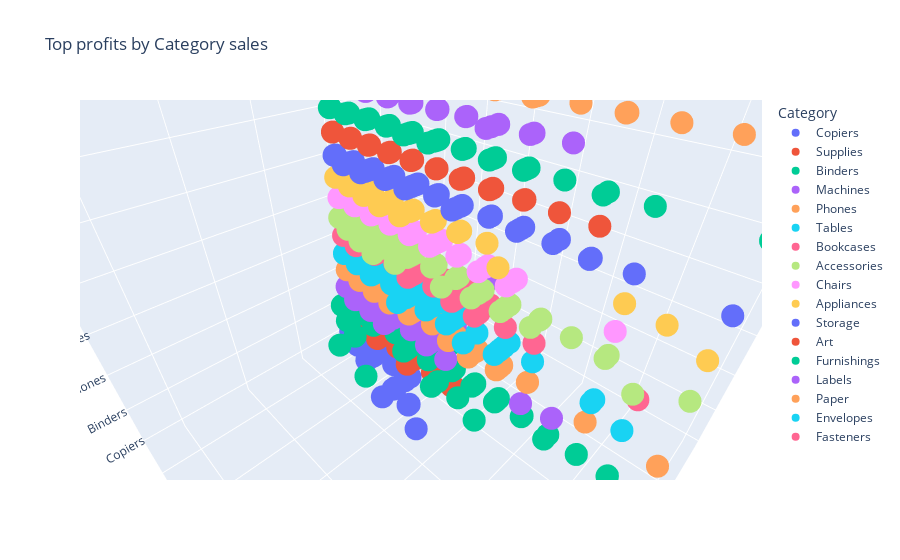

Here is the notebook cell this chart was saved with:
### Code cell
fig = px.scatter_3d(df_topsales, x='Profit', y='Quantity', z='Category',
                    title='Top profits by Category sales',color='Category')
fig.show()

### Figure 1 — Plotly figure (JSON) as saved in the notebook; plotly's stock layout.template omitted (floating-point values rounded to 4 significant figures; data arrays with more than 128 entries replaced by an {"elided": "..."} marker saying what was removed)
{"data": [{"hovertemplate": "Category=%{z}<br>Profit=%{x}<br>Quantity=%{y}<extra></extra>", "legendgroup": "Copiers", "marker": {"color": "#636efa", "symbol": "circle"}, "mode": "markers", "name": "Copiers", "scene": "scene", "showlegend": true, "type": "scatter3d", "x": [6720.0, 1050.0, 1480.0, 1380.0, 1008.0, 945.0, 945.0, 840.0, 702.0, 450.0, 375.0, 435.0, 435.0, 225.0, 378.0, 450.0, 336.0, 330.0, 216.0, 90, 162.0, 60, 60, 165, 90], "y": [4, 6, 7, 5, 6, 5, 5, 5, 3, 5, 3, 3, 3, 5, 2, 2, 2, 2, 4, 2, 3, 2, 2, 1, 1], "z": ["Copiers", "Copiers", "Copiers", "Copiers", "Copiers", "Copiers", "Copiers", "Copiers", "Copiers", "Copiers", "Copiers", "Copiers", "Copiers", "Copiers", "Copiers", "Copiers", "Copiers", "Copiers", "Copiers", "Copiers", "Copiers", "Copiers", "Copiers", "Copiers", "Copiers"]}, {"hovertemplate": "Category=%{z}<br>Profit=%{x}<br>Quantity=%{y}<extra></extra>", "legendgroup": "Supplies", "marker": {"color": "#EF553B", "symbol": "circle"}, "mode": "markers", "name": "Supplies", "scene": "scene", "showlegend": true, "type": "scatter3d", "x": [327.5, 196.5, -299.8, 28.97, 14.42, 4.77, 4.77, 11.59, -34.76, 31.93, 28.22, 25, 18.45, 1.93, 15.96, 1.55, 13.3, 13.37, 3.6, 5.92, 13.69, 12.43, 11.08, 11.8, 4.4, 10.52, 4.23, 8.67, 9.22, 9.26, 8.02, 8.02, 0.86, 8.24, 7.27, 8.1, 7.39, 0.52, 7.61, 7.61, 6.15, 5.32, 4.97, -4.18, 5.17, 5.07, 4.34, 0.16, 4.5, -3.26, 3.63, -2.6, 3.69, 0.39, 0.12, 3.29, 3.29, 0.96, 2.23, 0.15, 0.15, 2.19, 2.19, 2.19, 0.51, 0.06, 1.87, 0.7, 0.73], "y": [5, 3, 2, 5, 2, 2, 2, 2, 2, 7, 7, 5, 6, 5, 6, 4, 5, 5, 7, 7, 3, 5, 6, 5, 6, 2, 5, 4, 3, 4, 3, 3, 3, 5, 2, 3, 4, 7, 3, 3, 2, 2, 2, 7, 3, 2, 2, 4, 4, 2, 1, 5, 2, 1, 3, 2, 3, 2, 1, 2, 2, 2, 2, 2, 1, 2, 3, 2, 2], "z": ["Supplies", "Supplies", "Supplies", "Supplies", "Supplies", "Supplies", "Supplies", "Supplies", "Supplies", "Supplies", "Supplies", "Supplies", "Supplies", "Supplies", "Supplies", "Supplies", "Supplies", "Supplies", "Supplies", "Supplies", "Supplies", "Supplies", "Supplies", "Supplies", "Supplies", "Supplies", "Supplies", "Supplies", "Supplies", "Supplies", "Supplies", "Supplies", "Supplies", "Supplies", "Supplies", "Supplies", "Supplies", "Supplies", "Supplies", "Supplies", "Supplies", "Supplies", "Supplies", "Supplies", "Supplies", "Supplies", "Supplies", "Supplies", "Supplies", "Supplies", "Supplies", "Supplies", "Supplies", "Supplies", "Supplies", "Supplies", "Supplies", "Supplies", "Supplies", "Supplies", "Supplies", "Supplies", "Supplies", "Supplies", "Supplies", "Supplies", "Supplies", "Supplies", "Supplies"]}, {"hovertemplate": "Category=%{z}<br>Profit=%{x}<br>Quantity=%{y}<extra></extra>", "legendgroup": "Binders", "marker": {"color": "#00cc96", "symbol": "circle"}, "mode": "markers", "name": "Binders", "scene": "scene", "showlegend": true, "type": "scatter3d", "x": {"elided": "471 float values"}, "y": {"elided": "471 int values"}, "z": {"elided": "471 str values"}}, {"hovertemplate": "Category=%{z}<br>Profit=%{x}<br>Quantity=%{y}<extra></extra>", "legendgroup": "Machines", "marker": {"color": "#ab63fa", "symbol": "circle"}, "mode": "markers", "name": "Machines", "scene": "scene", "showlegend": true, "type": "scatter3d", "x": [360, 503.6, 377.7, 334.5, -3400.0, 286.7, 179.7, 209.6, 216, 216, 416.0, 104, 62.82, 62.82, 288.0, -938.3, 77.22, 223.1, -480.0, 41.88, 41.88, 53.27, 177.2, 140.0, 130.2, 116.2, 32.3, 38.61, 97.19, -387.0, 80.99, 39, -252.0, 35.62, -64, 24.29, -46, -21.95, 3.76], "y": [2, 4, 3, 7, 5, 6, 10, 6, 3, 3, 4, 1, 3, 3, 6, 6, 2, 2, 5, 2, 2, 2, 3, 4, 5, 3, 11, 1, 4, 2, 3, 2, 3, 6, 2, 3, 2, 5, 1], "z": ["Machines", "Machines", "Machines", "Machines", "Machines", "Machines", "Machines", "Machines", "Machines", "Machines", "Machines", "Machines", "Machines", "Machines", "Machines", "Machines", "Machines", "Machines", "Machines", "Machines", "Machines", "Machines", "Machines", "Machines", "Machines", "Machines", "Machines", "Machines", "Machines", "Machines", "Machines", "Machines", "Machines", "Machines", "Machines", "Machines", "Machines", "Machines", "Machines"]}, {"hovertemplate": "Category=%{z}<br>Profit=%{x}<br>Quantity=%{y}<extra></extra>", "legendgroup": "Phones", "marker": {"color": "#FFA15A", "symbol": "circle"}, "mode": "markers", "name": "Phones", "scene": "scene", "showlegend": true, "type": "scatter3d", "x": {"elided": "277 float values"}, "y": {"elided": "277 int values"}, "z": {"elided": "277 str values"}}, {"hovertemplate": "Category=%{z}<br>Profit=%{x}<br>Quantity=%{y}<extra></extra>", "legendgroup": "Tables", "marker": {"color": "#19d3f3", "symbol": "circle"}, "mode": "markers", "name": "Tables", "scene": "scene", "showlegend": true, "type": "scatter3d", "x": [135.4, 610.9, 180.4, 239.9, 399.3, 366.6, -325.6, 401.8, 629.0, 85.31, 320.3, 20.91, 116.9, 356.0, 92.39, -195.5, -217.1, -99.18, 311.6, 80.84, -814.5, 250.3, 259.5, 334.6, 41.79, 240.3, 51.94, -175.9, -113.0, 118.7, 33.85, 33.85, 22.41, 80.37, 111.5, 148.1, -32.37, -448.9, 165.4, 95.59, 94.93, -465.6, -97.74, -17.46, 8.71, 160.2, -8.43, 111.1, 31.45, -23.49, -64.54, 28.44, 28.44, -28.36, -304.7, 6.97, 88.73, 113.5, 12.83, 6.38, -87.94, 36.48, -218.9, 11.2, 5.23, -14.99, -14.99, -204.4, -204.4, -185.7, -264.2, -13.87, -248.2, 27.36, 9.1, 4.39, -16.65, 11.28, 11.28, 7.47, 63.11, -10.71, 45.37, -188.7, -170.8, 10.26, 27.28, 6.72, -31.65, -15.1, -2.96, -161.9, 2.63, 5.16, 9.48, -135.1, -120.5, 44.71, -6.42, -6.42, 19.16, -8.51, 12.1, -12.78, -99.27, 3.59, 15.35, 2.49, -45.83, -1.78, -1.78, -1.78, 20.58, -0.89, -24.1, -3.35], "y": [12, 8, 9, 9, 9, 7, 6, 9, 5, 9, 6, 12, 4, 13, 8, 6, 4, 3, 5, 7, 6, 5, 3, 7, 4, 3, 5, 6, 7, 5, 3, 3, 9, 2, 7, 4, 7, 5, 3, 6, 4, 5, 3, 3, 5, 2, 3, 3, 3, 3, 4, 3, 3, 10, 3, 4, 2, 6, 2, 3, 3, 4, 6, 5, 3, 7, 7, 3, 3, 9, 5, 3, 5, 3, 2, 3, 3, 1, 1, 3, 1, 5, 4, 4, 1, 2, 1, 3, 3, 2, 2, 2, 1, 3, 1, 2, 5, 2, 3, 3, 3, 3, 2, 1, 2, 1, 2, 1, 1, 2, 2, 2, 1, 1, 1, 2], "z": ["Tables", "Tables", "Tables", "Tables", "Tables", "Tables", "Tables", "Tables", "Tables", "Tables", "Tables", "Tables", "Tables", "Tables", "Tables", "Tables", "Tables", "Tables", "Tables", "Tables", "Tables", "Tables", "Tables", "Tables", "Tables", "Tables", "Tables", "Tables", "Tables", "Tables", "Tables", "Tables", "Tables", "Tables", "Tables", "Tables", "Tables", "Tables", "Tables", "Tables", "Tables", "Tables", "Tables", "Tables", "Tables", "Tables", "Tables", "Tables", "Tables", "Tables", "Tables", "Tables", "Tables", "Tables", "Tables", "Tables", "Tables", "Tables", "Tables", "Tables", "Tables", "Tables", "Tables", "Tables", "Tables", "Tables", "Tables", "Tables", "Tables", "Tables", "Tables", "Tables", "Tables", "Tables", "Tables", "Tables", "Tables", "Tables", "Tables", "Tables", "Tables", "Tables", "Tables", "Tables", "Tables", "Tables", "Tables", "Tables", "Tables", "Tables", "Tables", "Tables", "Tables", "Tables", "Tables", "Tables", "Tables", "Tables", "Tables", "Tables", "Tables", "Tables", "Tables", "Tables", "Tables", "Tables", "Tables", "Tables", "Tables", "Tables", "Tables", "Tables", "Tables", "Tables", "Tables", "Tables"]}, {"hovertemplate": "Category=%{z}<br>Profit=%{x}<br>Quantity=%{y}<extra></extra>", "legendgroup": "Bookcases", "marker": {"color": "#FF6692", "symbol": "circle"}, "mode": "markers", "name": "Bookcases", "scene": "scene", "showlegend": true, "type": "scatter3d", "x": [160.3, 200.9, 141.0, 140.7, 259.9, 31.45, 77.58, 225.7, 70.49, 210.7, 75.59, 56.39, -40.2, -36.29, 35.25, -786.7, 34.49, 6.55, 6.55, -30.25, -30.15, 42, 85.18, 84.29, 5.13, 20.52, 20.04, 20, -4.84, -4.84, -29.61, -29.61, 28.41, 3.93, -18.15, 28.96, -14.48, 25.2, -20.7, 27.36, 3.42, -12.88, 24.24, 12, -363.5, 14.1, 14.1, 10.48, -384.7, -357.0, -12.1, -12.1, 16.8, 38, -13.8, -320.6, -240.8, 41.86, 40.97, 15.7, -247.8, 39.75, 41.17, 41.17, -191.7, 18.45, 21.29, 7.05, -12.69, 25.51, -6.05, -183.6, -190.8, -153.0, 18.7, -128.2, -98.8, -143.8, -103.9, 7.77], "y": [8, 7, 2, 7, 8, 13, 3, 5, 10, 5, 9, 5, 4, 6, 5, 7, 6, 5, 5, 5, 3, 5, 8, 2, 3, 3, 1, 5, 4, 4, 3, 3, 7, 3, 3, 2, 2, 3, 3, 2, 2, 2, 3, 3, 8, 2, 2, 2, 6, 7, 2, 2, 2, 2, 2, 5, 2, 3, 2, 3, 6, 2, 2, 2, 6, 2, 2, 1, 1, 2, 1, 7, 3, 3, 1, 2, 1, 4, 1, 1], "z": ["Bookcases", "Bookcases", "Bookcases", "Bookcases", "Bookcases", "Bookcases", "Bookcases", "Bookcases", "Bookcases", "Bookcases", "Bookcases", "Bookcases", "Bookcases", "Bookcases", "Bookcases", "Bookcases", "Bookcases", "Bookcases", "Bookcases", "Bookcases", "Bookcases", "Bookcases", "Bookcases", "Bookcases", "Bookcases", "Bookcases", "Bookcases", "Bookcases", "Bookcases", "Bookcases", "Bookcases", "Bookcases", "Bookcases", "Bookcases", "Bookcases", "Bookcases", "Bookcases", "Bookcases", "Bookcases", "Bookcases", "Bookcases", "Bookcases", "Bookcases", "Bookcases", "Bookcases", "Bookcases", "Bookcases", "Bookcases", "Bookcases", "Bookcases", "Bookcases", "Bookcases", "Bookcases", "Bookcases", "Bookcases", "Bookcases", "Bookcases", "Bookcases", "Bookcases", "Bookcases", "Bookcases", "Bookcases", "Bookcases", "Bookcases", "Bookcases", "Bookcases", "Bookcases", "Bookcases", "Bookcases", "Bookcases", "Bookcases", "Bookcases", "Bookcases", "Bookcases", "Bookcases", "Bookcases", "Bookcases", "Bookcases", "Bookcases", "Bookcases"]}, {"hovertemplate": "Category=%{z}<br>Profit=%{x}<br>Quantity=%{y}<extra></extra>", "legendgroup": "Accessories", "marker": {"color": "#B6E880", "symbol": "circle"}, "mode": "markers", "name": "Accessories", "scene": "scene", "showlegend": true, "type": "scatter3d", "x": {"elided": "258 float values"}, "y": {"elided": "258 int values"}, "z": {"elided": "258 str values"}}, {"hovertemplate": "Category=%{z}<br>Profit=%{x}<br>Quantity=%{y}<extra></extra>", "legendgroup": "Chairs", "marker": {"color": "#FF97FF", "symbol": "circle"}, "mode": "markers", "name": "Chairs", "scene": "scene", "showlegend": true, "type": "scatter3d", "x": {"elided": "207 float values"}, "y": {"elided": "207 int values"}, "z": {"elided": "207 str values"}}, {"hovertemplate": "Category=%{z}<br>Profit=%{x}<br>Quantity=%{y}<extra></extra>", "legendgroup": "Appliances", "marker": {"color": "#FECB52", "symbol": "circle"}, "mode": "markers", "name": "Appliances", "scene": "scene", "showlegend": true, "type": "scatter3d", "x": {"elided": "136 float values"}, "y": {"elided": "136 int values"}, "z": {"elided": "136 str values"}}, {"hovertemplate": "Category=%{z}<br>Profit=%{x}<br>Quantity=%{y}<extra></extra>", "legendgroup": "Storage", "marker": {"color": "#636efa", "symbol": "circle"}, "mode": "markers", "name": "Storage", "scene": "scene", "showlegend": true, "type": "scatter3d", "x": {"elided": "266 float values"}, "y": {"elided": "266 int values"}, "z": {"elided": "266 str values"}}, {"hovertemplate": "Category=%{z}<br>Profit=%{x}<br>Quantity=%{y}<extra></extra>", "legendgroup": "Art", "marker": {"color": "#EF553B", "symbol": "circle"}, "mode": "markers", "name": "Art", "scene": "scene", "showlegend": true, "type": "scatter3d", "x": {"elided": "250 float values"}, "y": {"elided": "250 int values"}, "z": {"elided": "250 str values"}}, {"hovertemplate": "Category=%{z}<br>Profit=%{x}<br>Quantity=%{y}<extra></extra>", "legendgroup": "Furnishings", "marker": {"color": "#00cc96", "symbol": "circle"}, "mode": "markers", "name": "Furnishings", "scene": "scene", "showlegend": true, "type": "scatter3d", "x": {"elided": "304 float values"}, "y": {"elided": "304 int values"}, "z": {"elided": "304 str values"}}, {"hovertemplate": "Category=%{z}<br>Profit=%{x}<br>Quantity=%{y}<extra></extra>", "legendgroup": "Labels", "marker": {"color": "#ab63fa", "symbol": "circle"}, "mode": "markers", "name": "Labels", "scene": "scene", "showlegend": true, "type": "scatter3d", "x": [385.4, 228.1, 196.6, 126.4, 70.22, 47.63, 44.4, 41.22, 41.22, 41.22, 35.33, 37, 26.64, 29.45, 28.09, 27.49, 27.49, 26.08, 24.84, 24.84, 23.56, 22.2, 22.2, 22.2, 22.2, 20.61, 19.87, 19.87, 18.33, 19.25, 17.67, 15.12, 14.9, 14.9, 14.8, 14.8, 14.8, 13.74, 13.61, 9.06, 13.31, 12.6, 12.22, 11.29, 10.8, 10.58, 10.31, 10.35, 9.6, 9.94, 9.5, 9.88, 8.69, 8.69, 8.69, 9.07, 9, 9, 8.67, 5.37, 5.18, 7.56, 6.87, 7.22, 7.22, 6.87, 6.87, 6.87, 6.87, 6.87, 6.87, 6.79, 7.06, 5.8, 6.05, 5.8, 5.91, 3.95, 5.43, 5.43, 3.74, 5.64, 5.2, 4.58, 4.58, 4.58, 4.81, 4.44, 4.07, 4.23, 4.23, 4.23, 3.8, 3.6, 3.47, 3.47, 3.47, 3.47, 3.02, 2.04, 2.96, 1.99, 2.72, 2.72, 2.82, 2.65, 2.82, 2.4, 1.76, 2.29, 1.8, 1.51, 1.51, 1.48, 1.41, 1.2], "y": [8, 8, 14, 9, 5, 6, 6, 7, 7, 7, 6, 5, 6, 5, 2, 8, 8, 9, 5, 5, 4, 3, 3, 3, 3, 6, 4, 4, 8, 8, 3, 10, 3, 3, 2, 2, 2, 4, 9, 7, 9, 7, 9, 8, 6, 7, 3, 7, 8, 2, 5, 7, 3, 3, 3, 6, 5, 5, 5, 5, 4, 5, 3, 3, 3, 2, 2, 2, 2, 2, 2, 5, 5, 2, 4, 2, 4, 2, 4, 4, 5, 4, 3, 2, 2, 2, 2, 3, 3, 3, 3, 3, 2, 3, 2, 2, 2, 2, 2, 3, 2, 2, 2, 2, 2, 2, 2, 2, 2, 1, 1, 1, 1, 1, 1, 1], "z": ["Labels", "Labels", "Labels", "Labels", "Labels", "Labels", "Labels", "Labels", "Labels", "Labels", "Labels", "Labels", "Labels", "Labels", "Labels", "Labels", "Labels", "Labels", "Labels", "Labels", "Labels", "Labels", "Labels", "Labels", "Labels", "Labels", "Labels", "Labels", "Labels", "Labels", "Labels", "Labels", "Labels", "Labels", "Labels", "Labels", "Labels", "Labels", "Labels", "Labels", "Labels", "Labels", "Labels", "Labels", "Labels", "Labels", "Labels", "Labels", "Labels", "Labels", "Labels", "Labels", "Labels", "Labels", "Labels", "Labels", "Labels", "Labels", "Labels", "Labels", "Labels", "Labels", "Labels", "Labels", "Labels", "Labels", "Labels", "Labels", "Labels", "Labels", "Labels", "Labels", "Labels", "Labels", "Labels", "Labels", "Labels", "Labels", "Labels", "Labels", "Labels", "Labels", "Labels", "Labels", "Labels", "Labels", "Labels", "Labels", "Labels", "Labels", "Labels", "Labels", "Labels", "Labels", "Labels", "Labels", "Labels", "Labels", "Labels", "Labels", "Labels", "Labels", "Labels", "Labels", "Labels", "Labels", "Labels", "Labels", "Labels", "Labels", "Labels", "Labels", "Labels", "Labels", "Labels", "Labels"]}, {"hovertemplate": "Category=%{z}<br>Profit=%{x}<br>Quantity=%{y}<extra></extra>", "legendgroup": "Paper", "marker": {"color": "#FFA15A", "symbol": "circle"}, "mode": "markers", "name": "Paper", "scene": "scene", "showlegend": true, "type": "scatter3d", "x": {"elided": "450 float values"}, "y": {"elided": "450 int values"}, "z": {"elided": "450 str values"}}, {"hovertemplate": "Category=%{z}<br>Profit=%{x}<br>Quantity=%{y}<extra></extra>", "legendgroup": "Envelopes", "marker": {"color": "#19d3f3", "symbol": "circle"}, "mode": "markers", "name": "Envelopes", "scene": "scene", "showlegend": true, "type": "scatter3d", "x": [197.3, 143.3, 122.2, 122.2, 103.3, 87.74, 85.98, 78.89, 77.48, 77.48, 63.87, 58.5, 36.69, 36.82, 38.29, 35.99, 33.06, 30.99, 30.36, 28.95, 26.9, 20.66, 15.92, 20.54, 18.69, 16.15, 14.97, 14.97, 13.35, 10.42, 8.8, 11.68, 11.58, 11.23, 10.87, 10.94, 10.48, 7.6, 9.82, 7.43, 9.31, 7.01, 8.22, 7.31, 7.45, 7.49, 7.49, 7.02, 7.08, 5.2, 6.71, 5.75, 4.63, 4.23, 5.66, 5.58, 5.1, 5.1, 3.86, 4.89, 4.3, 3.18, 2.77, 3.74, 2.48, 2.88, 1.92], "y": [5, 5, 3, 3, 4, 3, 3, 2, 3, 3, 5, 2, 5, 5, 7, 3, 6, 3, 2, 5, 5, 2, 5, 5, 7, 1, 4, 4, 5, 3, 3, 2, 2, 3, 2, 2, 3, 7, 2, 9, 5, 2, 2, 2, 4, 2, 2, 1, 5, 3, 7, 1, 6, 1, 4, 2, 3, 3, 5, 1, 2, 1, 1, 1, 3, 3, 2], "z": ["Envelopes", "Envelopes", "Envelopes", "Envelopes", "Envelopes", "Envelopes", "Envelopes", "Envelopes", "Envelopes", "Envelopes", "Envelopes", "Envelopes", "Envelopes", "Envelopes", "Envelopes", "Envelopes", "Envelopes", "Envelopes", "Envelopes", "Envelopes", "Envelopes", "Envelopes", "Envelopes", "Envelopes", "Envelopes", "Envelopes", "Envelopes", "Envelopes", "Envelopes", "Envelopes", "Envelopes", "Envelopes", "Envelopes", "Envelopes", "Envelopes", "Envelopes", "Envelopes", "Envelopes", "Envelopes", "Envelopes", "Envelopes", "Envelopes", "Envelopes", "Envelopes", "Envelopes", "Envelopes", "Envelopes", "Envelopes", "Envelopes", "Envelopes", "Envelopes", "Envelopes", "Envelopes", "Envelopes", "Envelopes", "Envelopes", "Envelopes", "Envelopes", "Envelopes", "Envelopes", "Envelopes", "Envelopes", "Envelopes", "Envelopes", "Envelopes", "Envelopes", "Envelopes"]}, {"hovertemplate": "Category=%{z}<br>Profit=%{x}<br>Quantity=%{y}<extra></extra>", "legendgroup": "Fasteners", "marker": {"color": "#FF6692", "symbol": "circle"}, "mode": "markers", "name": "Fasteners", "scene": "scene", "showlegend": true, "type": "scatter3d", "x": [0.93, -11.83, 21.58, 16.8, 9.86, 15.2, 9.3, 10.79, 8.79, 10.74, 9.6, 9.12, 8.95, 8.77, 8.95, 8.03, 8.18, 5.04, 7.2, 6.85, 0, 0.39, 5.8, 5.68, 3.6, 5.22, -2.12, 0.22, 3.6, 3.6, 5.01, 4.82, 4.91, 3.07, 0.47, 3.52, 4.11, 2.88, 2.29, 0.34, 2.72, 2.53, 3.55, 3.62, 3.62, 3.58, 0.12, 0, 2.68, 0.11, 0.17, 1.79, 0.2, 2.4, 2.33, 2.33, 0, 1.46, 0.85, -0.95, 1.79, 1.97, 1.97, 0, 0.08, 1.19, -0.6, 1.42, 1.35, 1.17, 0.83, 0.65], "y": [12, 8, 4, 7, 5, 5, 3, 2, 5, 6, 5, 3, 5, 5, 5, 5, 5, 7, 3, 5, 7, 7, 5, 8, 2, 3, 3, 3, 5, 5, 3, 3, 3, 3, 2, 2, 3, 4, 5, 5, 3, 2, 1, 2, 3, 2, 3, 3, 5, 3, 3, 3, 3, 1, 4, 4, 1, 2, 3, 3, 2, 2, 2, 2, 2, 2, 3, 2, 1, 2, 2, 1], "z": ["Fasteners", "Fasteners", "Fasteners", "Fasteners", "Fasteners", "Fasteners", "Fasteners", "Fasteners", "Fasteners", "Fasteners", "Fasteners", "Fasteners", "Fasteners", "Fasteners", "Fasteners", "Fasteners", "Fasteners", "Fasteners", "Fasteners", "Fasteners", "Fasteners", "Fasteners", "Fasteners", "Fasteners", "Fasteners", "Fasteners", "Fasteners", "Fasteners", "Fasteners", "Fasteners", "Fasteners", "Fasteners", "Fasteners", "Fasteners", "Fasteners", "Fasteners", "Fasteners", "Fasteners", "Fasteners", "Fasteners", "Fasteners", "Fasteners", "Fasteners", "Fasteners", "Fasteners", "Fasteners", "Fasteners", "Fasteners", "Fasteners", "Fasteners", "Fasteners", "Fasteners", "Fasteners", "Fasteners", "Fasteners", "Fasteners", "Fasteners", "Fasteners", "Fasteners", "Fasteners", "Fasteners", "Fasteners", "Fasteners", "Fasteners", "Fasteners", "Fasteners", "Fasteners", "Fasteners", "Fasteners", "Fasteners", "Fasteners", "Fasteners"]}], "layout": {"autosize": true, "legend": {"title": {"text": "Category"}, "tracegroupgap": 0}, "scene": {"aspectmode": "auto", "aspectratio": {"x": 1, "y": 1, "z": 1}, "camera": {"center": {"x": 0, "y": 0, "z": 0}, "eye": {"x": 0.5186, "y": 0.5186, "z": 0.5186}, "projection": {"type": "perspective"}, "up": {"x": 0, "y": 0, "z": 1}}, "domain": {"x": [0, 1], "y": [0, 1]}, "xaxis": {"title": {"text": "Profit"}, "type": "linear"}, "yaxis": {"title": {"text": "Quantity"}, "type": "linear"}, "zaxis": {"categoryarray": ["Copiers", "Supplies", "Binders", "Machines", "Phones", "Tables", "Bookcases", "Accessories", "Chairs", "Appliances", "Storage", "Art", "Furnishings", "Labels", "Paper", "Envelopes", "Fasteners"], "categoryorder": "array", "title": {"text": "Category"}, "type": "category"}}, "title": {"text": "Top profits by Category sales"}}}
